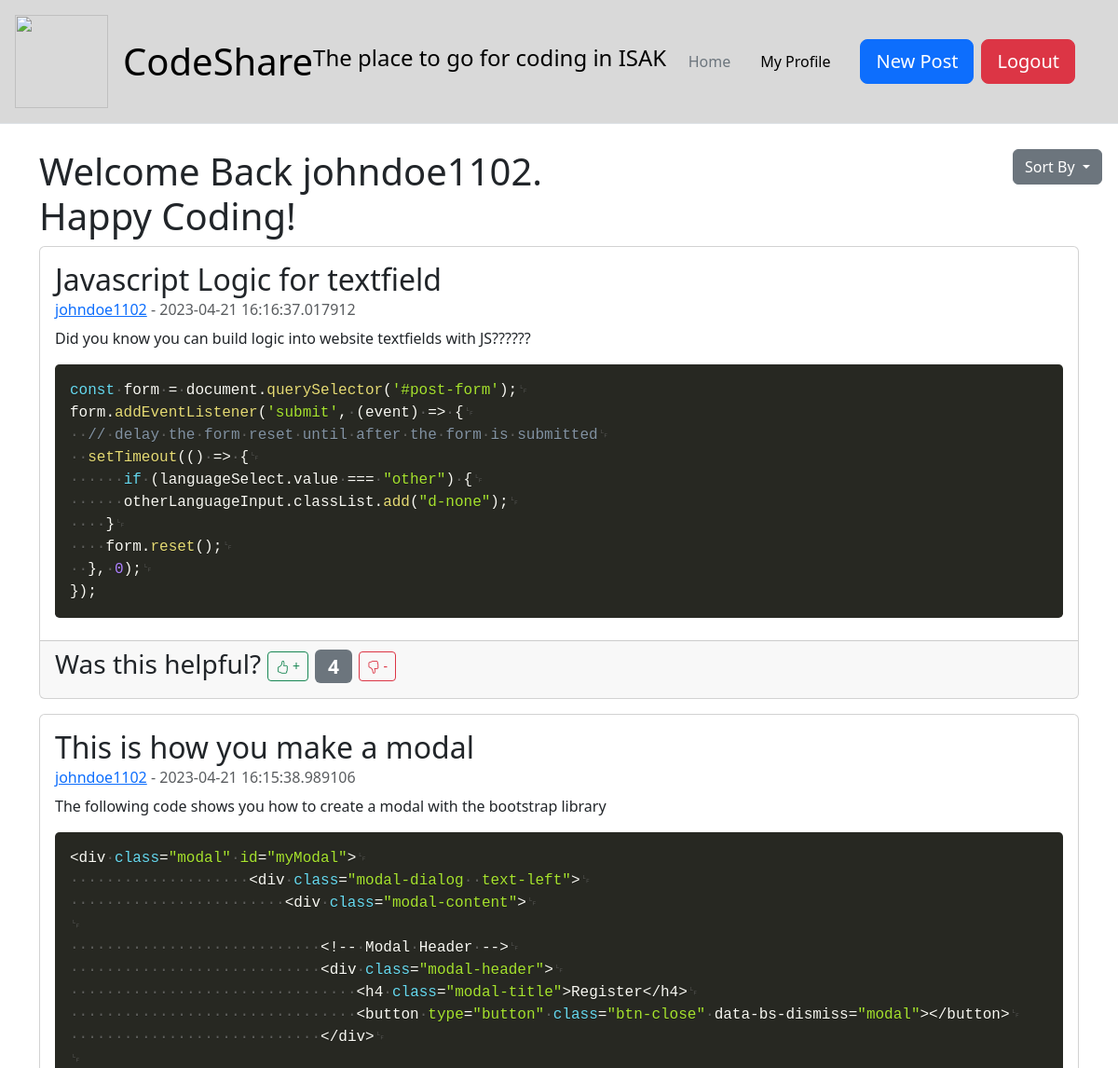
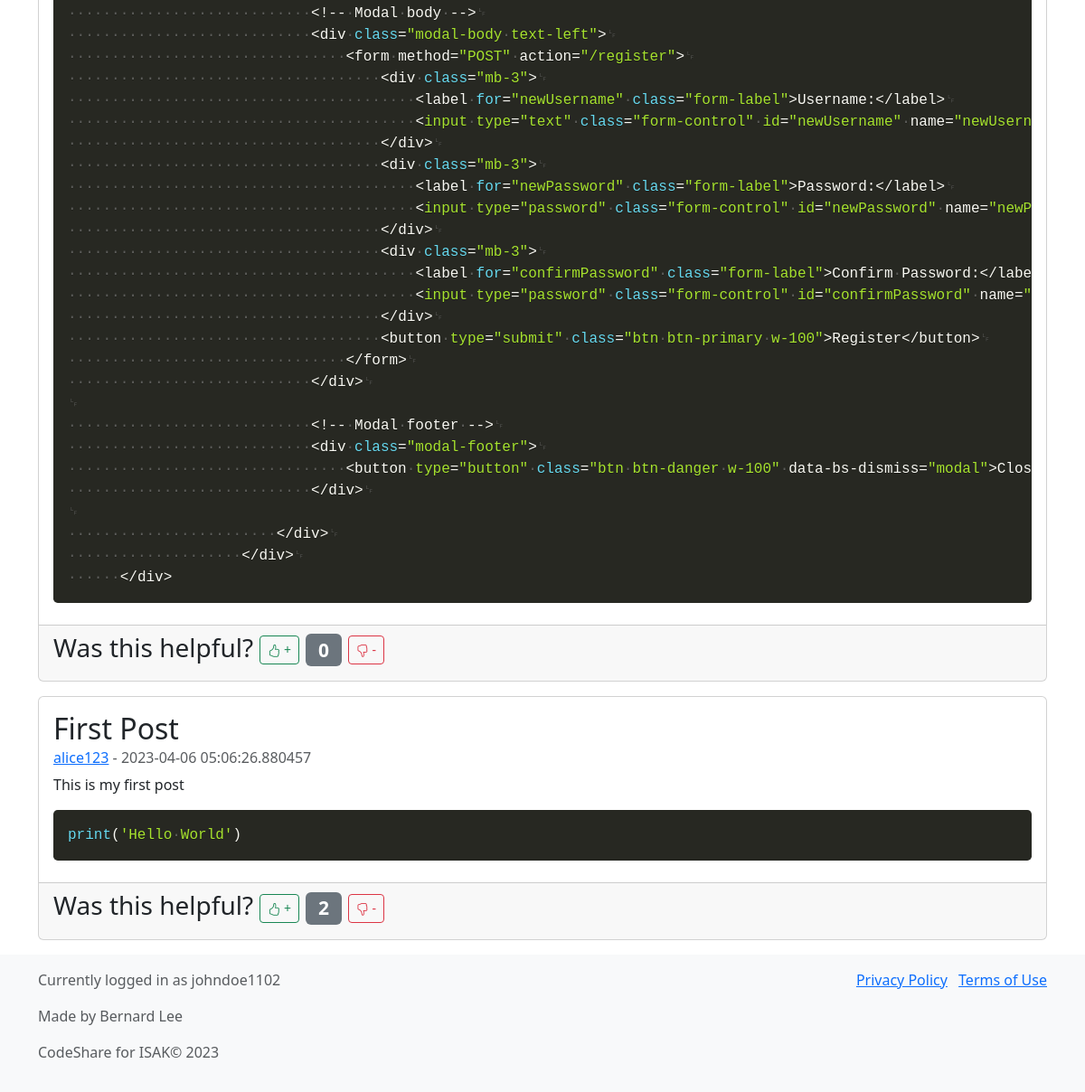
/dashboard (signed in), run on an earlier commit of the app's database (2 pictures, top to bottom).
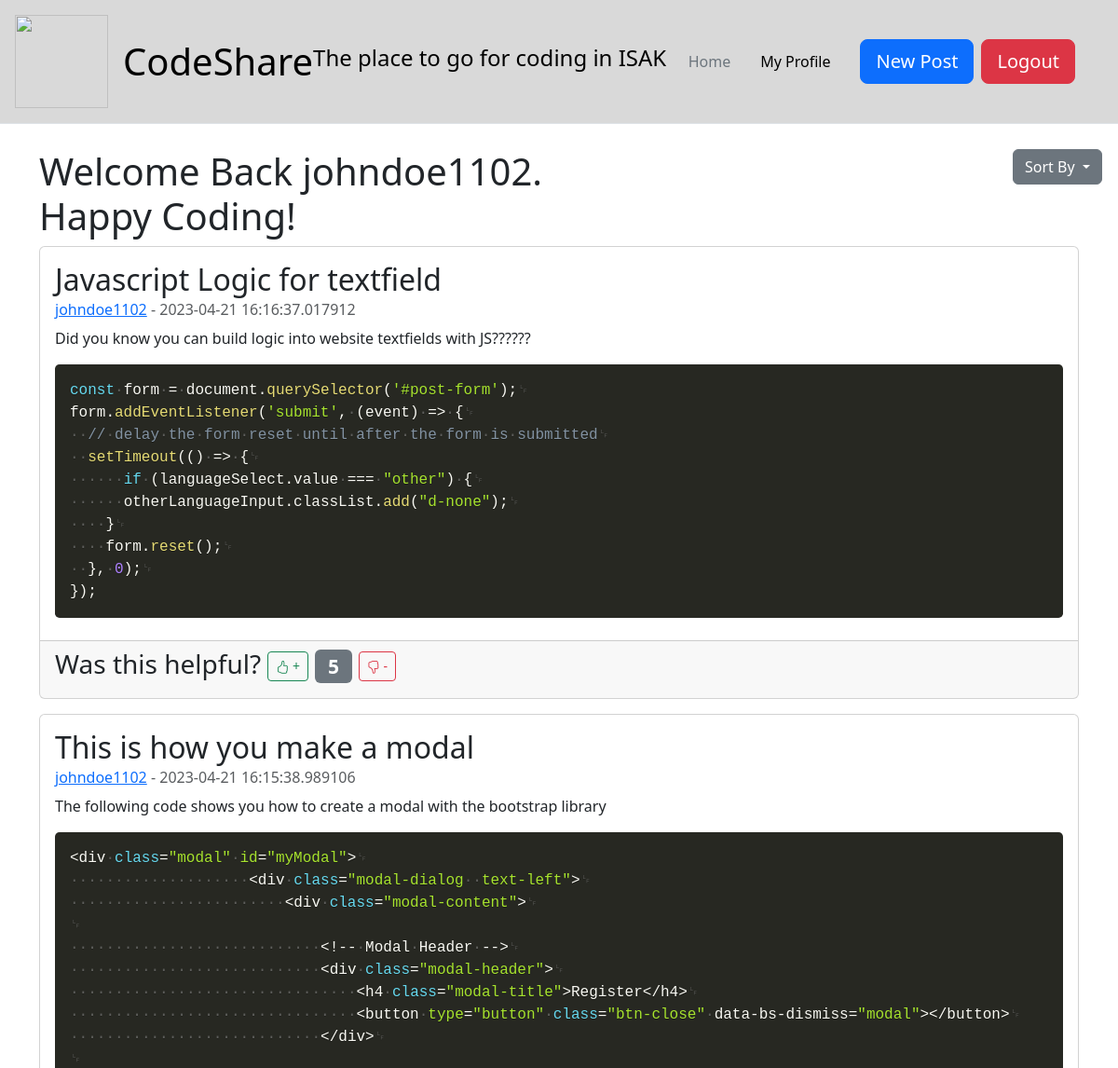
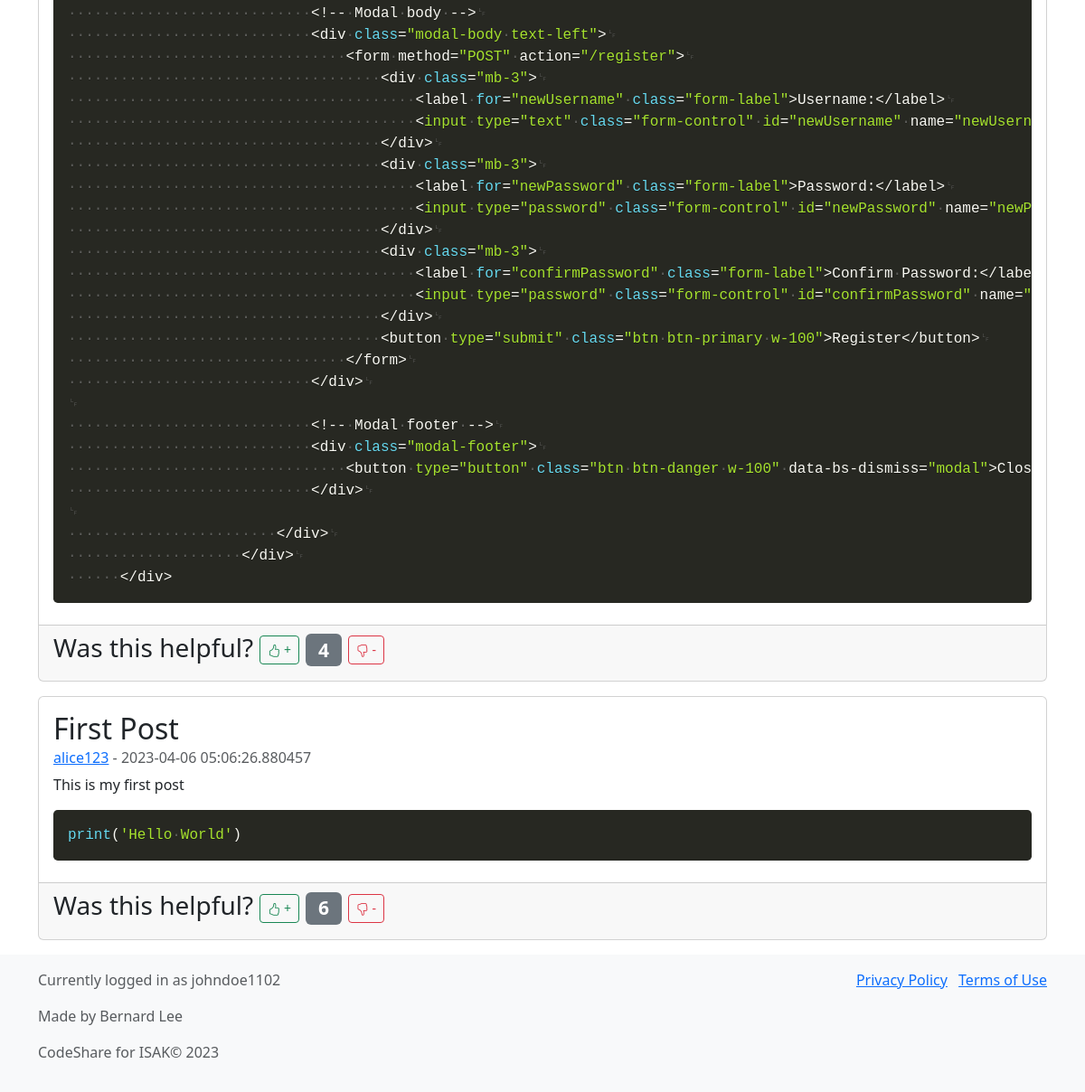
And on a later commit of the database (2 pictures, top to bottom).
### db_models.py (models this page shows)
class Base(DeclarativeBase):
    pass

class Post(Base):
    __tablename__ = "posts"
    id: Mapped[int] = mapped_column(primary_key=True)
    title: Mapped[str] = mapped_column(String(100))
    datetime_posted: Mapped[datetime.datetime] = mapped_column(DateTime, default=datetime.datetime.utcnow)
    content: Mapped[str] = mapped_column(String(2000))
    code: Mapped[str] = mapped_column(String(2000))
    code_language: Mapped[str] = mapped_column(String(20))
    like_count: Mapped[int] = mapped_column(Integer, default=0)
    user_id: Mapped[int] = mapped_column(ForeignKey("users.id", ondelete="CASCADE"))
    user: Mapped[Users] = relationship("Users", back_populates="posts")

### app.py (the view)
@app.route("/dashboard")
def dashboard():
    try:
        token = session['token']
        if check_token(token):
            username = get_username_from_token(token)
            sort_by = request.args.get('sort_by', default='time', type=str)
            posts = db.get_sorted_posts(sort_by)
            return render_template('dashboard.html', title='Dashboard', posts=posts, username=username)
        else:
            return redirect(url_for('login'))
    except KeyError:
        return redirect(url_for('login'))

### db_manager.py (called while the page is built)
    def get_sorted_posts(self, sort_by):
        posts = None
        if sort_by == "time":
            posts = self.session.query(Post).order_by(Post.datetime_posted.desc()).all()
        elif sort_by == "likes":
            posts = self.session.query(Post).order_by(Post.like_count.desc()).all()
        if posts:
            for post in posts:
                user = self.session.query(Users).filter_by(id=post.user_id).first()
                post.username = user.username
            return posts

### token_management.py (called while the page is built)
def get_username_from_token(token): #get username from token
    decoded_token = jwt.decode(token, token_encryption_key, algorithms=['HS256'])
    return decoded_token['username']

def check_token(token): #check if token is valid and not expired
    try:
        decoded_token = jwt.decode(token, token_encryption_key, algorithms=['HS256'])
        current_time = datetime.utcnow().timestamp()
        if decoded_token['datetime'] < current_time:
            return False
        else:
            return True
    except Exception:
        return False

### templates/dashboard.html (shortened to what this page needs)
{% extends "base_template.html" %}
{% block content %}
    <div class="container" style="margin-top: 160px;">
        <div class="row justify-content-between">
            <div class="col-md-7">
                <h1>Welcome Back {{ username }}. Happy Coding!</h1>
            </div>
            <div class="col-md-1">
                <div class="dropdown">
                    <button class="btn btn-secondary dropdown-toggle" type="button" id="dropdownMenuButton" data-bs-toggle="dropdown" aria-expanded="false">
                        Sort By
                    </button>
                </div>
            </div>
        </div>
        {% for post in posts %}
        <div class="card mb-3">
            <div class="card-body">
                <h2 class="card-title">{{ post.title }}</h2>
                <h6 class="card-subtitle mb-2 text-muted"><a href="/profile/{{ post.username }}">{{ post.username }}</a> - {{ post.datetime_posted }}</h6>
                <p class="card-text">{{ post.content }}</p>
                <pre><code class="language-{{ post.code_language }}">{{ post.code }}</code></pre>
            </div>
            <div class="card-footer d-inline-flex justify-content-start mt-auto">
                <h3> Was this helpful?
                    <a href="/add_like/{{ post.id }}"><button type="button" class="btn btn-outline-success btn-sm w-auto">
                        <i class="bi bi-hand-thumbs-up"></i> +
                    </button></a>
                    <span class="badge bg-secondary">{{ post.like_count }}</span>
                    <a href="/add_dislike/{{ post.id }}"><button type="button" class="btn btn-outline-danger btn-sm w-auto">
                        <i class="bi bi-hand-thumbs-down"></i> -
                    </button></a>
                </h3>
            </div>
        </div>
        {% endfor %}
    </div>
{% endblock %}

What changed in the data, as far as the page shows it:
changed Post "Javascript Logic for textfield": like_count "4" → "5"
changed Post "This is how you make a modal": like_count "0" → "4"
changed Post "First Post": like_count "2" → "6"
